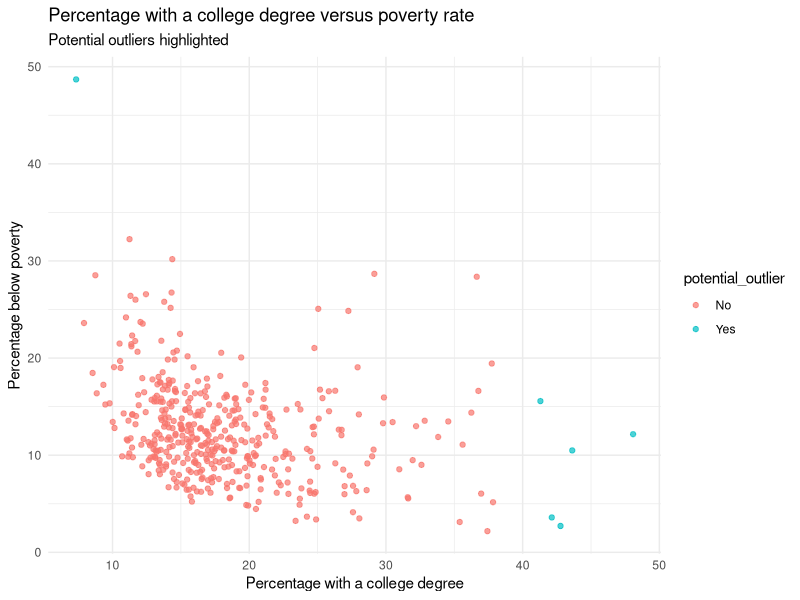

Reproduce this figure in R.
## ---- chunk 1
#| eval: true
#| message: false

library(tidyverse)
data <- midwest
## ---- chunk 2
counties_by_state <- data %>%
  count(state, name = "n_counties") %>%
  arrange(desc(n_counties))

counties_by_state

## ---- chunk 3
data %>%
  count(county, name = "n_states") %>%
  filter(n_states == n_distinct(midwest$state))
## ---- chunk 4
data %>%
  filter(popdensity > 25000) %>%
  select(county, state, popdensity, poptotal, area) %>%
  arrange(desc(popdensity))
## ---- chunk 5
data %>%
  filter(popdensity == max(popdensity, na.rm = TRUE)) %>%
  select(county, state, popdensity, poptotal, area)
## ---- chunk 6
data %>%
  summarise(
    median_density = median(popdensity, na.rm = TRUE),
    q1 = quantile(popdensity, 0.25, na.rm = TRUE),
    q3 = quantile(popdensity, 0.75, na.rm = TRUE)
  )
## ---- chunk 7
data %>%
  mutate(metro = if_else(inmetro == 1, "Yes", "No")) %>%
  count(state, metro) %>%
  group_by(state) %>%
  mutate(proportion = n / sum(n)) %>%
  ungroup()
## ---- chunk 8
data %>%
  filter(
    percollege < 12,
    percbelowpoverty > 45
  ) %>%
  select(county, state, percbelowpoverty, percollege)
## ---- chunk 9
data %>%
  filter(
    percollege > 40,
    percbelowpoverty < 20
  ) %>%
  select(county, state, percbelowpoverty, percollege)
## ---- chunk 10
data %>%
  filter(
    (percollege < 12 & percbelowpoverty > 45) |
    (percollege > 40 & percbelowpoverty < 20)
  ) %>%
  select(county, state, percbelowpoverty, percollege)
## ---- chunk 11
midwest <- midwest %>%
  mutate(
    potential_outlier = if_else(
      (percollege < 12 & percbelowpoverty > 45) |
      (percollege > 40 & percbelowpoverty < 20),
      "Yes",
      "No"
    )
  )

midwest %>%
  select(county, state, percbelowpoverty, percollege, potential_outlier) %>%
  arrange(potential_outlier)
## ---- chunk 12
ggplot(midwest, aes(x = percollege, y = percbelowpoverty, color = potential_outlier)) +
  geom_point(alpha = 0.7) +
  labs(
    x = "Percentage with a college degree",
    y = "Percentage below poverty",
    title = "Percentage with a college degree versus poverty rate",
    subtitle = "Potential outliers highlighted"
  ) +
  theme_minimal()
## ---- chunk 13
state_population <- midwest %>%
  group_by(state) %>%
  summarise(total_population = sum(poptotal, na.rm = TRUE)) %>%
  arrange(desc(total_population))

state_population
## ---- chunk 14
state_population %>%
  mutate(
    population_proportion = total_population / sum(total_population)
  ) %>%
  arrange(desc(population_proportion))

## ---- chunk 15
state_poverty <- midwest %>%
  group_by(state) %>%
  summarise(
    mean_percbelowpoverty = mean(percbelowpoverty, na.rm = TRUE)
  )

state_poverty %>%
  arrange(mean_percbelowpoverty)
